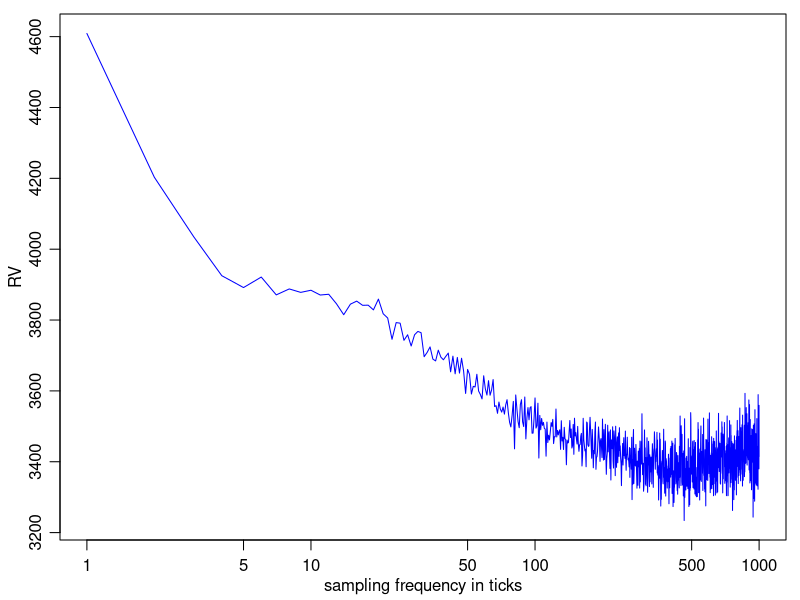

The R script that drew this image:
ibm <- read.table("ibmSignature.dat",header=F,col.names=c("trades","rv"))

pdf(file="signature.pdf",paper="special",width=6,height=3)


par(mgp=c(1.75,0.75,0))
par(mar=c(3,3,0.7,0.7))


plot(ibm$trades,ibm$rv,type="l",xlab="sampling frequency in ticks",ylab="RV",lwd=1,col="blue",log="x")
dev.off()
